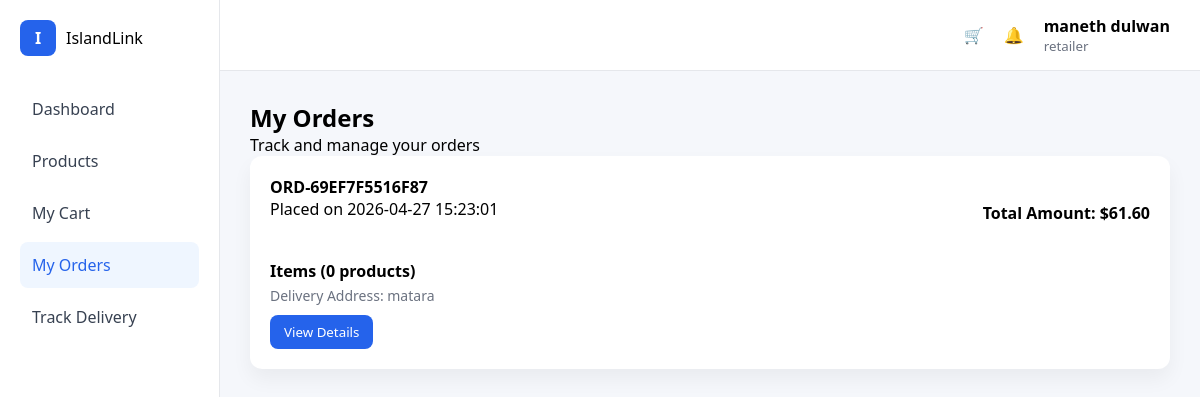
/php/my_orders.php (signed in), run on the app's committed database.
### tables this page shows
CREATE TABLE `orders` (
  `id` int(11) NOT NULL,
  `user_id` int(11) NOT NULL,
  `order_number` varchar(100) NOT NULL,
  `total` decimal(10,2) NOT NULL DEFAULT 0.00,
  `status` enum('Pending','Processing','Out For Delivery','Delivered','Cancelled') NOT NULL DEFAULT 'Pending',
  `created_at` timestamp NULL DEFAULT current_timestamp(),
  `subtotal` decimal(10,2) NOT NULL DEFAULT 0.00,
  `shipping` decimal(10,2) NOT NULL DEFAULT 0.00,
  `delivery_address` text DEFAULT NULL,
  `tax` decimal(10,2) NOT NULL DEFAULT 0.00
);

### php/my_orders.php (the view, shortened to what this page needs)
<?php
include "../php/db.php";
$fullName = $_SESSION['full_name'];
$role = $_SESSION['role'];
$userId = $_SESSION['user_id'];
$orders = $conn->query("
    SELECT * FROM orders
    WHERE user_id = $userId
    ORDER BY created_at DESC
")->fetch_all(MYSQLI_ASSOC);
$orderItems = [];
foreach ($orders as $order) {
    $orderId = $order['id'];
    $itemsResult = $conn->query("
        SELECT p.name, c.quantity
        FROM order_items c
        JOIN products p ON c.product_id = p.id
        WHERE c.order_id = $orderId
    ");
    $orderItems[$orderId] = $itemsResult->fetch_all(MYSQLI_ASSOC);
}
?>
<!DOCTYPE html>
<html lang="en">
<head>
<link rel="stylesheet" href="../css/products.css">
</head>
<body>
<div class="layout">
    <aside class="sidebar">
        <div class="brand">
            <div class="logo">I</div>
            <span>IslandLink</span>
        </div>
        <nav>
            <a href="../php/retail_dash.php">Dashboard</a>
            <a href="../php/products.php">Products</a>
            <a href="../php/cart.php">My Cart</a>
            <a class="active">My Orders</a>
            <a href="track_delivery.php">Track Delivery</a>
        </nav>
    </aside>
    <main class="main">
        <header class="topbar">
            <div class="top-actions">
                <span>🛒</span>
                <span>🔔</span>
                <div class="user">
                    <strong><?php echo htmlspecialchars($fullName); ?></strong>
                    <small><?php echo htmlspecialchars($role); ?></small>
                </div>
            </div>
        </header>
        <section class="orders-container">
            <h2>My Orders</h2>
            <p>Track and manage your orders</p>
            <?php if (empty($orders)): ?>
                <p>No orders found.</p>
            <?php else: ?>
                <?php foreach($orders as $order): ?>
                    <div class="order-card">
                        <div class="order-header">
                            <div>
                                <strong><?php echo htmlspecialchars($order['order_number']); ?></strong><br>
                                Placed on <?php echo htmlspecialchars($order['created_at']); ?><br>
                                <span class="status <?php echo str_replace(' ', '', $order['status']); ?>">
                                </span>
                            </div>
                            <div class="order-total">
                                Total Amount: $<?php echo number_format($order['total'], 2); ?>
                            </div>
                        </div>
                        <div class="order-items">
                            <strong>Items (<?php echo count($orderItems[$order['id']]); ?> products)</strong>
                            <?php if(isset($order['delivery_address'])): ?>
                                <p class="order-address">Delivery Address: <?php echo htmlspecialchars($order['delivery_address']); ?></p>
                            <?php endif; ?>
                        </div>
                        <button class="view-btn">View Details</button>
                    </div>
                <?php endforeach; ?>
            <?php endif; ?>
        </section>
    </main>
</div>
</body>
</html>

### css/products.css (style rules this page uses)
* { box-sizing: border-box; font-family: "Segoe UI", sans-serif; margin: 0; }
body { background: #f5f7fb; }
.layout { display: flex; min-height: 100vh; }
.sidebar { width: 220px; background: #fff; padding: 20px; border-right: 1px solid #e5e7eb; }
.brand { display: flex; align-items: center; gap: 10px; margin-bottom: 30px; }
.logo { width: 36px; height: 36px; background: #2563eb; color: #fff; border-radius: 8px; display: flex; align-items: center; justify-content: center; font-weight: bold; }
.sidebar nav a { display: block; padding: 12px; color: #374151; text-decoration: none; border-radius: 8px; margin-bottom: 6px; }
.sidebar nav a.active, .sidebar nav a:hover { background: #eff6ff; color: #2563eb; }
.main { flex: 1; }
.topbar { background: #fff; padding: 15px 30px; display: flex; justify-content: space-between; border-bottom: 1px solid #e5e7eb; }
.top-actions { display: flex; gap: 20px; align-items: center; }
.user small { display: block; color: #6b7280; }

### php/my_orders.php (style rules this page uses)
.orders-container { padding: 30px; }
.order-card { background: #fff; padding: 20px; border-radius: 12px; margin-bottom: 20px; box-shadow: 0 10px 20px rgba(0,0,0,0.05); }
.order-header { display: flex; justify-content: space-between; align-items: center; margin-bottom: 10px; flex-wrap: wrap; }
.order-header div { margin-bottom: 8px; }
.order-items { margin-top: 10px; }
.order-items p { margin: 4px 0; }
.status { padding: 4px 12px; border-radius: 20px; font-weight: bold; font-size: 14px; display: inline-block; margin-top: 4px; }
.view-btn { margin-top: 10px; padding: 8px 14px; background: #2563eb; color: #fff; border: none; border-radius: 8px; cursor: pointer; display: block; }
.order-total { font-weight: bold; margin-top: 8px; }
.order-address { font-size: 14px; color: #6b7280; margin-top: 4px; }

### data on the page
orders: order_number "ORD-69EF7F5516F87", created_at "2026-04-27 15:23:01", total "61.60", id "0", delivery_address "matara"

### other printed values
$fullName "maneth dulwan"
$role "retailer"
